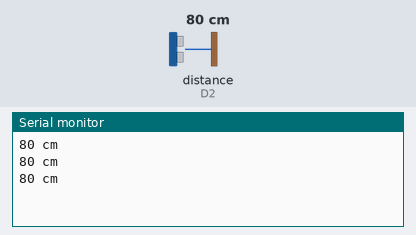
The sketch below on a simulated ESP8266 (NodeMCU). Parts: the last lines printed to the serial monitor. Wiring (inferred from the names in the program): ultrasonic range finder: trigger D1; echo D2. Inputs (shaded band) come from the test bench; at power-on: distance to the obstacle (sensor on D2) 80 cm. The echo pulse lasts 58.3 µs per cm.

Above: at 1.3 s.
1.4 s: distance to the obstacle (sensor on D2) set to 2 cm
At 1.9 s:
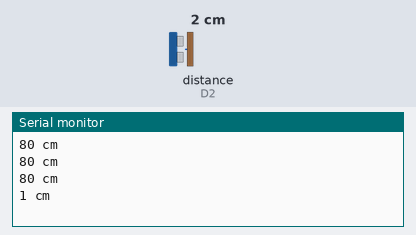
2.9 s: distance to the obstacle (sensor on D2) set to 4 cm
At 3.4 s:
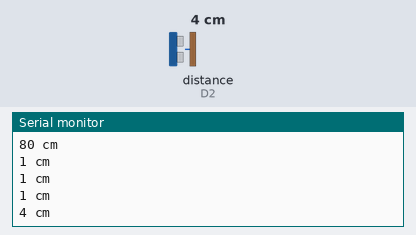
Timing chart, 0 to 5.9 s (numbered marks = the images above; inputs shaded):
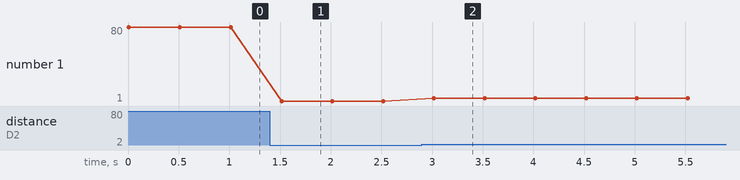

Measured:
- after the input at 1.4 s, the serial monitor: prints a new line after 0.12 s (image 1)
- after the input at 2.9 s, the serial monitor: prints a new line after 0.12 s (image 2)
- plotted number 1: 80 → 1 after the input at 1.4 s, 1 → 4 after the input at 2.9 s

The sketch:

ultrasoni_sensor.ino
```cpp
#define TRIGGER 5 // defining trigger pin
#define ECHO 4 // defining echo pin
void setup()
{
Serial.begin(9600);
pinMode(TRIGGER, OUTPUT); //initializing trigger as output
pinMode(ECHO, INPUT);
pinMode(D4,OUTPUT);//initialing trigger as input
}
void loop()
{
int duration, dist;
digitalWrite(TRIGGER, LOW); // make trigger low
delayMicroseconds(2);
digitalWrite(TRIGGER, HIGH); // make trigger high
delayMicroseconds(10); //give 10 microsec delay
digitalWrite(TRIGGER, LOW);
duration = pulseIn(ECHO, HIGH);
dist = (duration / 2) / 29.1; // calibrate the distance using pulse
Serial.print(dist); // Print the distance value
if(dist<10)
{
  digitalWrite(D4,HIGH);

}
else
{
  digitalWrite(D4,LOW);
}
Serial.println(" cm");
delay(500);
}
```
